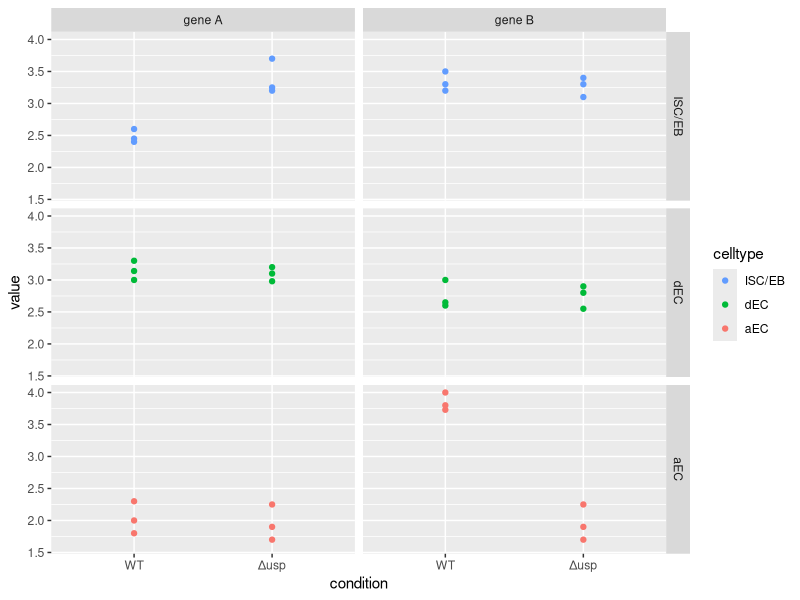

This figure's R source:
## ---- chunk 1
#| label: init
#| echo: false
#| cache: false
## Set default options for code chunks
knitr::opts_chunk$set(cache = FALSE)
## ---- chunk 2
#| label: loadpkgs
#| message: false
#| cache: false
library("ggplot2")
library("dplyr")
## ---- chunk 3
#| label: data
#| echo: FALSE
x = read.csv(textConnection(
"gene, celltype, condition, value
 gene A, A,     WT,     2.0
 gene A, A,     WT,     1.8
 gene A, A,     WT,     2.3
 gene A, A,     Δusp,   1.9
 gene A, A,     Δusp,   1.7
 gene A, A,     Δusp,   2.25
 gene A, B,     WT,  3.3            
 gene A, B,     WT,  3.14
 gene A, B,     WT,  3.0
 gene A, B,     Δusp,  3.2
 gene A, B,     Δusp,  2.98
 gene A, B,     Δusp,  3.1
 gene A, C,     WT,     2.4
 gene A, C,     WT,     2.6
 gene A, C,     WT,     2.45
 gene A, C,     Δusp,    3.2
 gene A, C,     Δusp,    3.7
 gene A, C,     Δusp,    3.25 
 gene B, A,     WT,     4.0
 gene B, A,     WT,     3.8
 gene B, A,     WT,     3.73
 gene B, A,     Δusp,   1.9
 gene B, A,     Δusp,   1.7
 gene B, A,     Δusp,   2.25
 gene B, B,     WT,  3.0            
 gene B, B,     WT,  2.6
 gene B, B,     WT,  2.65
 gene B, B,     Δusp,  2.9
 gene B, B,     Δusp,  2.55
 gene B, B,     Δusp,  2.8
 gene B, C,     WT,     3.5
 gene B, C,     WT,     3.3
 gene B, C,     WT,     3.2
 gene B, C,     Δusp,    3.4
 gene B, C,     Δusp,    3.1
 gene B, C,     Δusp,    3.3" 
), strip.white = TRUE, header = TRUE)
x = mutate(x,
  celltype = c(A = "aEC", B = "dEC", C = "ISC/EB")[celltype] |> factor(levels = c("ISC/EB", "dEC", "aEC"))
  )
stopifnot(is.numeric(x$value), !any(is.na(x$celltype)))
## ---- chunk 4
#| label: fig_scatter
#| fig-width: 3
#| fig-height: 6
#| fig-dpi: 600
#| out-width: "400px"

ggplot(x, aes(x = condition, y = value, col = celltype)) + geom_point() +
  facet_grid(cols = vars(gene), rows = vars(celltype)) + ylim(c(1.6, 4)) +
  scale_color_manual(values = c("aEC" = "#F8766D", "LFC/pEC" = "#B79F00", "ISC/EB" = "#619CFF", "dEC" =  "#00BA38"))
